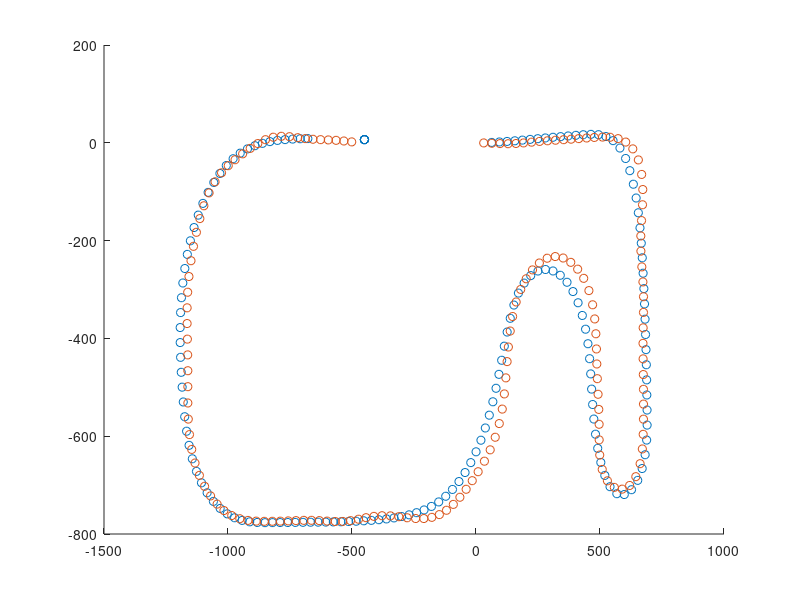

MATLAB code for this plot: (Note: this script raises an error after producing the figure.)
data = load("log_data.txt");
target_x_point = data(:, 1);%目標x座標
target_y_point = data(:, 2);%目標y座標
theta_10mm = data(:, 3);%目標車体角速度
now_x_point = data(:, 4);%現在x座標
now_y_point = data(:, 5);%現在y座標
now_theta = data(:,6);%現在車体角速度
error_x = data(:, 7);%x座標の誤差
error_y = data(:, 8);%y座標の誤差
error_theta = data(:, 9);%車体角速度の誤差
target_velocity = data(:, 10);%目標並進速度
target_angularvelocity = data(:, 11);%目標車体角速度
current_velociy = data(:, 12);%現在速度
current_angularvelocity = data(:, 13);%現在角速度

% データが有るところだけ抽出
target_x_point = nonzeros(target_x_point);
target_y_point = target_y_point(1:size(target_x_point));
now_x_point = nonzeros(now_x_point);
now_y_point = now_y_point(1:size(now_x_point));

theta_adj = target_y_point .* 1;

x_r = 0;
y_r = 0;
x_c = 0;
y_c = 0;
th = 0;

X_R = [];
Y_R = [];
X_C = [];
Y_C = [];
for i = 1:size(target_x_point)
    x_r = target_x_point(i);
    y_r = target_y_point(i);
    x_c = now_x_point(i);
    y_c = now_y_point(i);
    X_R = [X_R x_r];
    Y_R = [Y_R y_r];
    X_C = [X_C x_c];
    Y_C = [Y_C y_c];
end

figure(1);%コースxy座標をプロット
scatter(X_R, Y_R, 'red')
hold on
scatter(X_C, Y_C, 'blue')
xline(0,"-r")
xline(-1000,"-r")
yline(0,"-r")
grid on
grid minor
axis equal
legend('Target Point (red)', 'Current Point (blue)')

figure(2);%速度・角速度の差をプロット
subplot(2, 1, 1)
plot(target_velocity, 'color', 'red')
hold on
plot(current_velociy, 'color', 'blue')
grid on
title('Velocity(m/s)')
legend('Target Velocity (red)', 'Current Velocity (blue)')

subplot(2, 1, 2)
plot(target_angularvelocity, 'color', 'red')
hold on
plot(current_angularvelocity, 'color', 'blue')
yline(0,"-g")
grid on
title('AngularVelocity(rad/s)')
legend('Target Angularvelocity (red)', 'Current Angularvelocity (blue)')

figure(3);%Error分を出力
subplot(2, 1, 1)
plot(error_x)
yline(0,"-r")
yline(10,"-g")
%ylim([-10 50])
grid on
title('Error X')

subplot(2, 1, 2)
plot(error_y)
yline(0,"-r")
grid on
title('Error Y')
